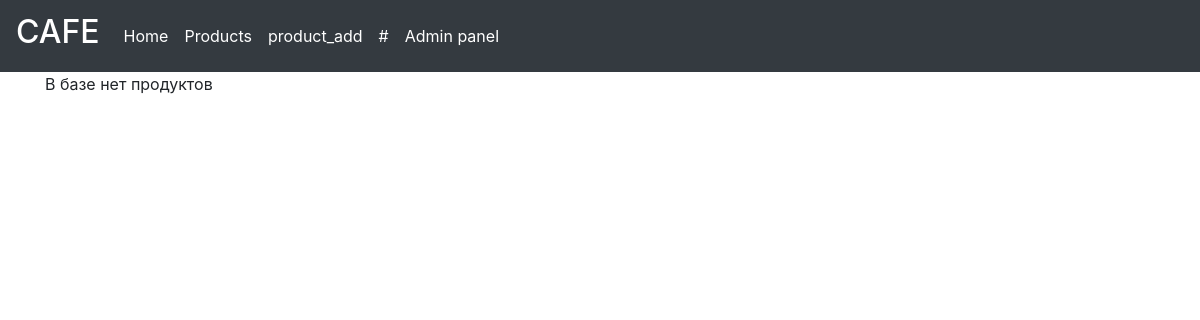
The page /products on the database as committed earlier.
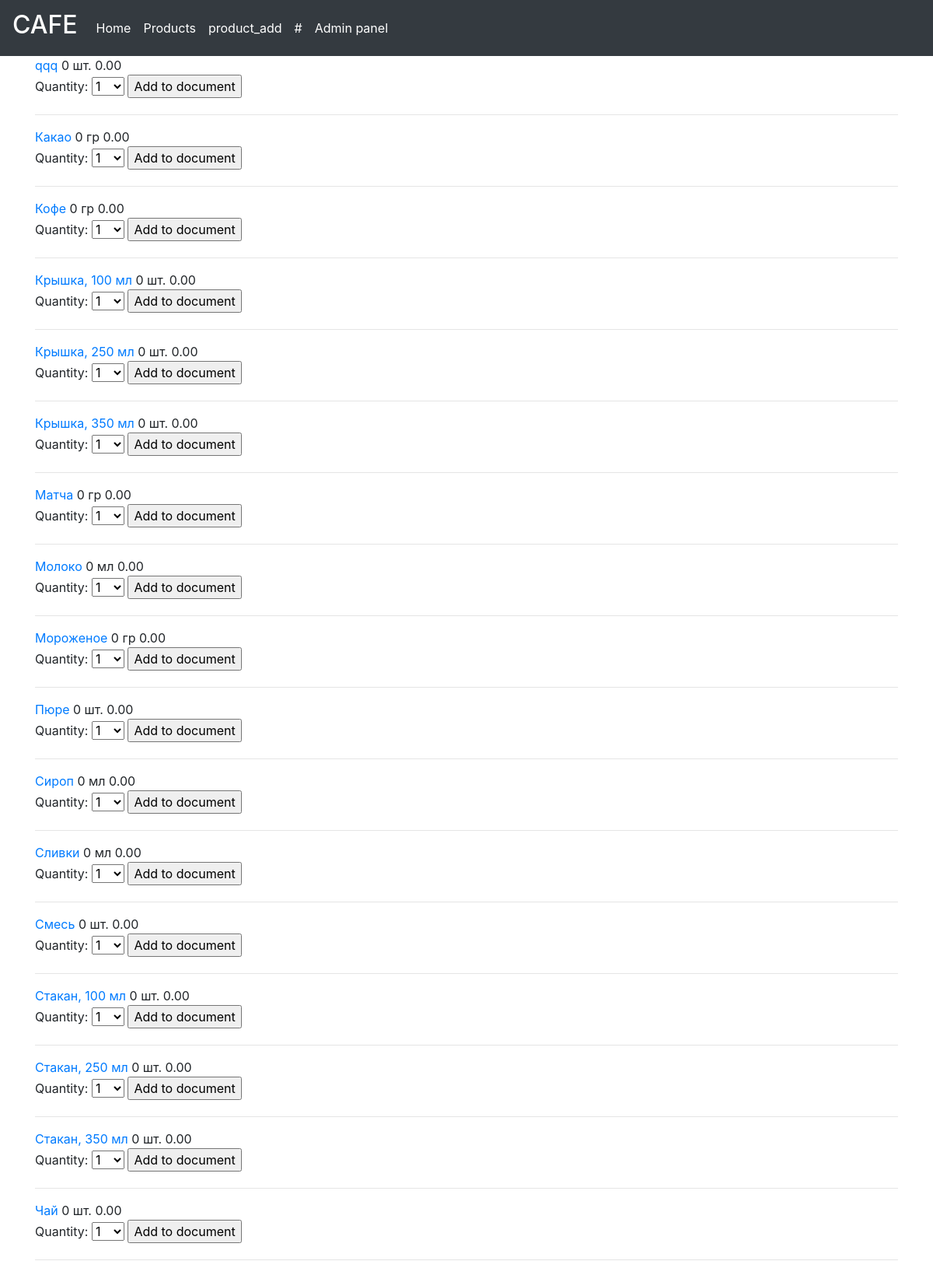
The same page on the database as committed later.
### cafecrm/models.py (models this page shows, shortened)
class Products(models.Model):
    PRODUCT = 'product'
    SNACK = 'snack'
    TARE = 'tare'
    PRODUCT_TYPE = ((PRODUCT, 'продукт'), (SNACK, 'штучный товар'), (TARE, 'тара'))
    PC = 'шт.'
    ML = 'мл'
    GR = 'гр'
    UNITS = ((PC, 'шт.'), (ML, 'мл'), (GR, 'гр'))
    product_name = models.CharField(max_length=250, verbose_name='Наименование')
    unit = models.CharField(max_length=20, choices=UNITS, verbose_name='Единица измерения')
    product_type = models.CharField(max_length=20, choices=PRODUCT_TYPE, verbose_name='Категория')
    slug = models.SlugField(max_length=200, db_index=True, unique='product_name', default=uuid.uuid4)
    price = models.DecimalField(max_digits=10, decimal_places=2, default=0.00)
    stock = models.PositiveIntegerField(default=0)
    class Meta:
        verbose_name = 'Product'
        verbose_name_plural = 'Products'
        ordering = ['product_name']
        index_together = (('id', 'slug'),)
    def get_absolute_url(self):
        return reverse('cafecrm:product_detail',
                       args=[self.slug, ])

### cafecrm/views.py (the view)
# urls.py: path('products', views.products, name='products'),
def products(request):
    products = Products.objects.all().order_by('product_name')
    doc_product_form = DoctempAddProductForm()
    return render(request,
                  'cafecrm/products.html',
                  {'title': 'Products',
                   'products': products,
                   'doc_product_form': doc_product_form}
                  )

### doc_temp/forms.py
class DoctempAddProductForm(forms.Form):
    quantity = forms.TypedChoiceField(choices=PRODUCT_QUANTITY_CHOICES, coerce=int)
    update = forms.BooleanField(required=False, initial=False, widget=forms.HiddenInput)

### doc_temp/context_processors.py (called while the page is built)
def doc(request):
    return {'doc_temp': Doctemp(request)}

### templates/cafecrm/products.html (shortened to what this page needs)
{% extends 'cafecrm/base.html' %}
{%  load static %}
{% block content %}
<div class="item">
        {% if products %}
            {% for product in products %}
                    <a href="{{ product.get_absolute_url }}">{{ product.product_name }}</a>
                    {{ product.stock }}
                    {{ product.unit }}
                    {{ product.price }}
                    <form action="{% url 'doc_temp:doc_add' product.id %}" method="post">
                            {{ doc_product_form }}
                            <input type="submit" value="Add to document">
                        </form>
<hr>
            {% endfor %}
        {% else %}
            В базе нет продуктов
        {% endif %}
</div>
{% endblock %}

### templates/cafecrm/base.html (shortened to what this page needs)
{% load static %}
<!DOCTYPE html>
<html lang="en">
<head>
	<link rel="stylesheet" href="https://maxcdn.bootstrapcdn.com/bootstrap/4.0.0-beta.3/css/bootstrap.min.css">
    <link rel="stylesheet" href="{% static 'cafecrm/css/style.css' %}" type="text/css">
</head>
<body>
	<div class="wrapper">
		<nav class="navbar navbar-expand-lg navbar-dark bg-dark">
			<a class="navbar-brand" href="{% url 'cafecrm:index' %}"><h2>CAFE</h2></a>
		  	<div class="collapse navbar-collapse" id="navbarSupportedContent">
		  		<ul class="navbar-nav mr-auto">
                    <li class="nav-item active">
                        <a class="nav-link" href="{% url 'cafecrm:index' %}">Home</a>
                    </li>
			      		<li class="nav-item active">
			        		<a class="nav-link" href="{% url 'cafecrm:products' %}">Products</a>
			      		</li>
                    <li class="nav-item active">
			        		<a class="nav-link" href="{% url 'cafecrm:product_add' %}">product_add</a>
			      		</li>
                    <li class="nav-item active">
			        		<a class="nav-link" href="#">#</a>
			      		</li>
                    <li class="nav-item active">
			        		<a class="nav-link" href="admin/">Admin panel</a>
			      		</li>
		  		</ul>
		  	</div>
		</nav>
		<div id="content" class="container">
			{% block content %}
			{% endblock %}
		</div>
	</div>
</body>
</html>

### cafecrm/static/cafecrm/css/style.css (style rules this page uses)
#content { padding-bottom: 5%; }
html,body { margin: 0; padding: 0; height: 100%; }
.wrapper { position: relative; min-height: 100%; }

Rows that differ between the two databases and show on the page:
added Products: product_name "qqq", stock "0", unit "шт.", price "0.00"
added Products: product_name "Какао", stock "0", unit "гр", price "0.00"
added Products: product_name "Кофе", stock "0", unit "гр", price "0.00"
added Products: product_name "Крышка, 100 мл", stock "0", unit "шт.", price "0.00"
added Products: product_name "Крышка, 250 мл", stock "0", unit "шт.", price "0.00"
added Products: product_name "Крышка, 350 мл", stock "0", unit "шт.", price "0.00"
added Products: product_name "Матча", stock "0", unit "гр", price "0.00"
added Products: product_name "Молоко", stock "0", unit "мл", price "0.00"
added Products: product_name "Мороженое", stock "0", unit "гр", price "0.00"
added Products: product_name "Пюре", stock "0", unit "шт.", price "0.00"
added Products: product_name "Сироп", stock "0", unit "мл", price "0.00"
added Products: product_name "Сливки", stock "0", unit "мл", price "0.00"
added Products: product_name "Смесь", stock "0", unit "шт.", price "0.00"
added Products: product_name "Стакан, 100 мл", stock "0", unit "шт.", price "0.00"
added Products: product_name "Стакан, 250 мл", stock "0", unit "шт.", price "0.00"
added Products: product_name "Стакан, 350 мл", stock "0", unit "шт.", price "0.00"
added Products: product_name "Чай", stock "0", unit "шт.", price "0.00"
Other text that changed with them:
text no longer shown: "В базе нет продуктов"
